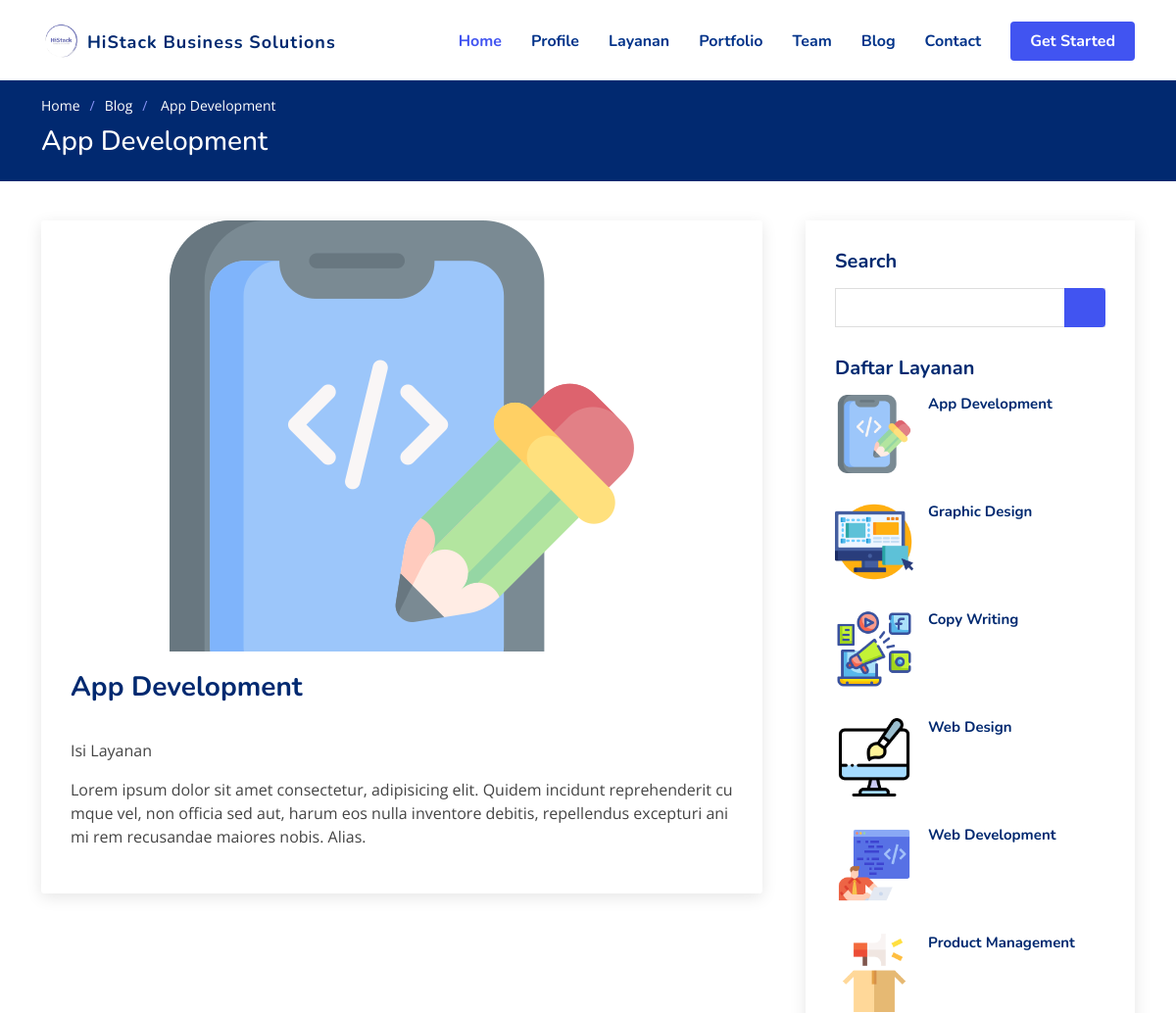
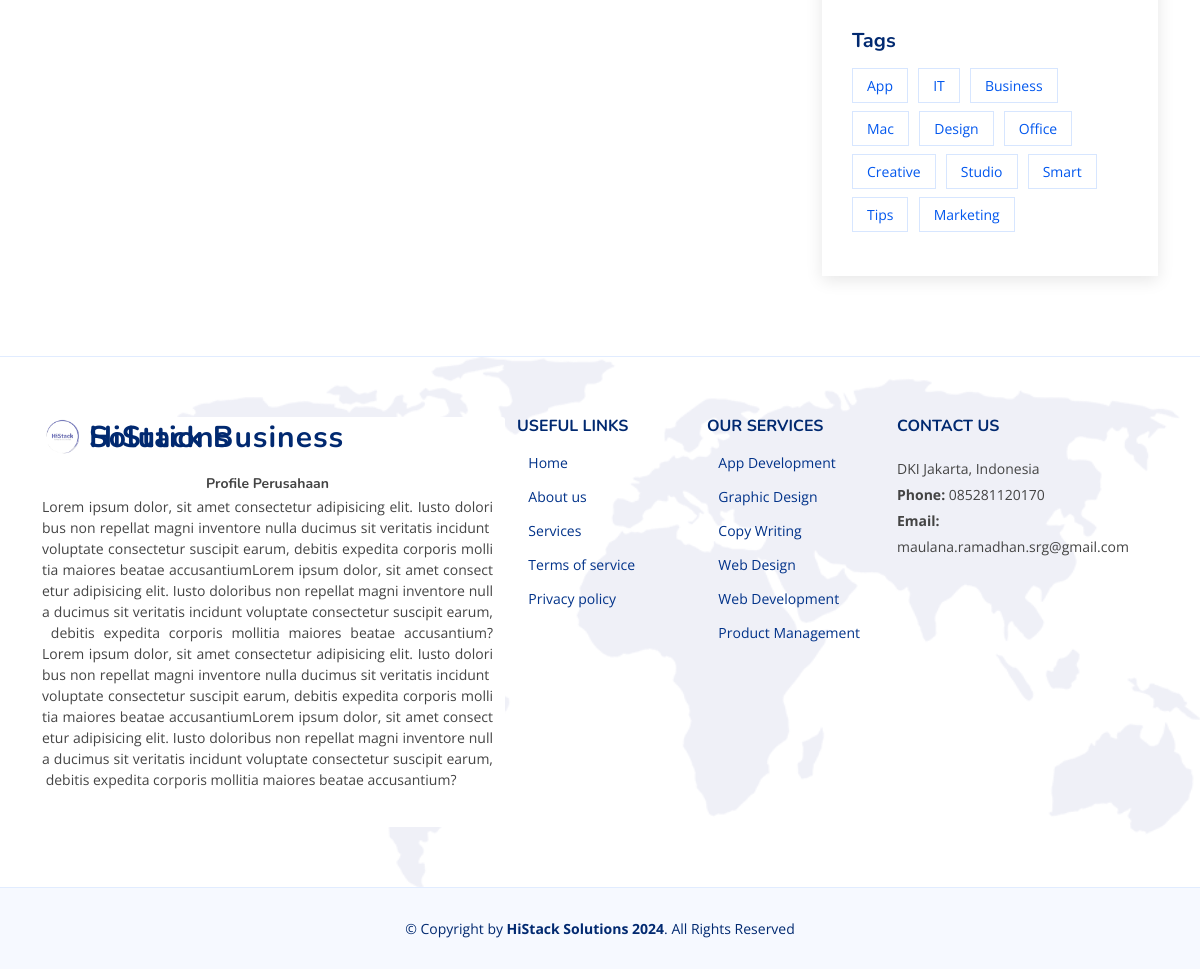
/home/detaillayanan/app-development, run on the app's committed database (2 pictures, top to bottom).
### tables this page shows
CREATE TABLE `tb_setting` (
  `id_setting` int(11) NOT NULL,
  `nama_perusahaan` varchar(255) NOT NULL,
  `alamat` varchar(255) NOT NULL,
  `no_telepon` varchar(20) NOT NULL,
  `email` varchar(255) NOT NULL,
  `profile` text NOT NULL,
  `visi` text NOT NULL,
  `misi` text NOT NULL,
  `sejarah` text NOT NULL,
  `image` varchar(255) NOT NULL
);

CREATE TABLE `tb_layanan` (
  `id_layanan` int(11) NOT NULL,
  `id_user` int(11) NOT NULL,
  `slug_layanan` varchar(255) NOT NULL,
  `judul_layanan` varchar(255) NOT NULL,
  `isi_layanan` text NOT NULL,
  `gambar_layanan` varchar(255) NOT NULL,
  `status_layanan` varchar(255) NOT NULL,
  `date_cretated` timestamp NOT NULL DEFAULT current_timestamp() ON UPDATE current_timestamp(),
  `last_modified` datetime NOT NULL
);

### application/views/front-end/layout/v_wrapper.php (called while the page is built)
<?php
require_once('v_head.php');
require_once('v_header.php');
require_once('v_nav.php');
require_once('v_content.php');
require_once('v_footer.php');

### application/controllers/Home.php (called while the page is built, shortened)
<?php
class Home extends CI_Controller
{
  public function __construct()
  {
    $this->load->model('M_berita');
    $this->load->model('M_kategori');
    $this->load->model('M_layanan');
    $this->load->model('M_Setting');
    $this->load->model('M_staff');
    $this->load->model('M_portfolio');
    $this->load->model('M_client');
    $this->load->model('M_dashboard');
    $this->load->model('M_values');
  }
  public function detailLayanan($slug_layanan)
  {
    $detail = $this->M_layanan->read($slug_layanan);
    $layanan = $this->M_layanan->daftar();
    $setting = $this->M_Setting->daftar();
    $image = $setting->image;
    $data = array(
      'title'   => $detail->judul_layanan,
      'isi'     => 'front-end/v_layanan_detail',
      'layanan' => $layanan,
      'detail'  => $detail,
      'setting' => $setting,
      'image'   => $image,
    );
    $this->load->view('front-end/layout/v_wrapper', $data, false);
  }
}

### index.php (called while the page is built, shortened)
<?php
require_once BASEPATH.'core/CodeIgniter.php';

### application/models/M_setting.php (called while the page is built, shortened)
<?php
class M_setting extends CI_Model
{
  public function daftar()
  {
    $this->db->select('*');
    $this->db->from('tb_setting');
    $this->db->order_by('id_setting', 'desc');
    return $this->db->get()->row();
  }
}

### application/views/front-end/layout/v_content.php (called while the page is built)
<?php
if ($isi) {
  $this->load->view($isi);
}

### application/models/M_layanan.php (called while the page is built, shortened)
<?php
class M_layanan extends CI_Model
{
  public function daftar()
  {
    $this->db->select('*');
    $this->db->from('tb_layanan');
    $this->db->join('tb_user', 'tb_user.id_user = tb_layanan.id_user', 'left');
    $this->db->order_by('id_layanan', 'desc');
    return $this->db->get()->result();
  }
  public function read($slug_layanan)
  {
    $this->db->select('*');
    $this->db->from('tb_layanan');
    $this->db->where('slug_layanan', $slug_layanan);
    return $this->db->get()->row();
  }
}

### application/views/front-end/v_layanan_detail.php (the view)
<main id="main">
  <section class="breadcrumbs">
    <div class="container">
      <ol>
        <li><a href="<?= base_url('home/#hero'); ?>">Home</a></li>
        <li><a href="<?= base_url('home/blog'); ?>">Blog</a></li>
        <li><?= $detail->judul_layanan; ?></li>
      </ol>
      <h2><?= $detail->judul_layanan; ?></h2>
    </div>
  </section>
  <section id="blog" class="blog">
    <div class="container" data-aos="fade-up">
      <div class="row">
        <div class="col-lg-8 entries">
          <div class="card entry entry-single">
            <div class="entry-img">
              <img src="<?= base_url('assets/img/layanan/') . $detail->gambar_layanan; ?>" alt="" class="img-responsive center-block d-block mx-auto">
            </div>
            <h2 class="entry-title">
              <a href=""><?= $detail->judul_layanan; ?></a>
            </h2>
            <div class="entry-content">
              <p><?= $detail->isi_layanan; ?></p>
            </div>
          </div>
        </div>
        <div class="col-lg-4">
          <div class="sidebar">
            <h3 class="sidebar-title">Search</h3>
            <div class="sidebar-item search-form">
              <form action="">
                <input type="text">
                <button type="submit"><i class="bi bi-search"></i></button>
              </form>
            </div>
            <h3 class="sidebar-title">Daftar Layanan</h3>
            <?php foreach ($layanan as $key => $value) :
              if ($value->status_layanan == "Publish") : ?>
                <div class="sidebar-item recent-posts">
                  <div class="post-item clearfix ">
                    <img src="<?= base_url('assets/img/layanan/') . $value->gambar_layanan; ?>" alt="">
                    <h4 class="">
                      <a href="<?= base_url('home/detaillayanan/' . $value->slug_layanan); ?>"><?= $value->judul_layanan; ?></a>
                    </h4>
                  </div>
                </div>
              <?php endif; ?>
            <?php endforeach; ?>
            <h3 class="sidebar-title">Tags</h3>
            <div class="sidebar-item tags">
              <ul>
                <li><a href="#">App</a></li>
                <li><a href="#">IT</a></li>
                <li><a href="#">Business</a></li>
                <li><a href="#">Mac</a></li>
                <li><a href="#">Design</a></li>
                <li><a href="#">Office</a></li>
                <li><a href="#">Creative</a></li>
                <li><a href="#">Studio</a></li>
                <li><a href="#">Smart</a></li>
                <li><a href="#">Tips</a></li>
                <li><a href="#">Marketing</a></li>
              </ul>
            </div>
          </div>
        </div>
      </div>
    </div>
  </section>
</main>

### application/views/front-end/layout/v_head.php (shortened to what this page needs)
<!DOCTYPE html>
<html lang="en">
<head>
  <link href="<?= base_url() ?>vendor/front-end/assets/vendor/bootstrap/css/bootstrap.min.css" rel="stylesheet">
  <link href="<?= base_url() ?>vendor/front-end/assets/vendor/bootstrap-icons/bootstrap-icons.css" rel="stylesheet">
  <link href="<?= base_url() ?>vendor/front-end/assets/vendor/aos/aos.css" rel="stylesheet">
  <link href="<?= base_url() ?>vendor/front-end/assets/vendor/remixicon/remixicon.css" rel="stylesheet">
  <link href="<?= base_url() ?>vendor/front-end/assets/vendor/swiper/swiper-bundle.min.css" rel="stylesheet">
  <link href="<?= base_url() ?>vendor/front-end/assets/vendor/glightbox/css/glightbox.min.css" rel="stylesheet">
  <link href="<?= base_url() ?>vendor/front-end/assets/css/style.css" rel="stylesheet">
</head>
<body>

### application/views/front-end/layout/v_header.php
<header id="header" class="header fixed-top">
  <div class="container-fluid container-xl d-flex align-items-center justify-content-between">
    <a href="<?= base_url('home/#hero'); ?>" class="logo d-flex align-items-center">
      <img src="<?= base_url('assets/img/company/') . $image; ?>" alt="">
      <span style="font-size: 18px;"><?= $setting->nama_perusahaan; ?></span>
    </a>

### application/views/front-end/layout/v_nav.php (shortened to what this page needs)
<nav id="navbar" class="navbar">
  <ul>
    <li><a class="nav-link scrollto active" href="<?= base_url('home/#hero'); ?>">Home</a></li>
    <li><a class="nav-link scrollto" href="<?= base_url('home/#about'); ?>">Profile</a></li>
    <li><a class="nav-link scrollto" href="<?= base_url('home/#services'); ?>">Layanan</a></li>
    <li><a class="nav-link scrollto" href="<?= base_url('home/#portfolio'); ?>">Portfolio</a></li>
    <li><a class="nav-link scrollto" href="<?= base_url('home/#team'); ?>">Team</a></li>
    <li><a href="<?= base_url('home/blog'); ?>">Blog</a></li>
    <li><a class="nav-link scrollto" href="<?= base_url('home/#contact'); ?>">Contact</a></li>
    <li><a class="getstarted scrollto" href="<?= base_url('home/#about'); ?>">Get Started</a></li>
  </ul>
</nav>
</div>
</header>

### application/views/front-end/layout/v_footer.php (shortened to what this page needs)
<footer id="footer" class="footer">
  <div class="footer-top">
    <div class="container">
      <div class="row gy-4">
        <div class="col-lg-5 col-md-12 footer-info card shadow-none">
          <a href="<?= base_url('home'); ?>" class="logo d-flex align-items-center">
            <img src="<?= base_url('assets/img/company/') . $image; ?>" alt="">
            <span><?= $setting->nama_perusahaan; ?></span>
          </a>
          <p><?= $setting->profile; ?></p>
          <div class="social-links mt-3">
            <a href="#" class="twitter"><i class="bi bi-twitter"></i></a>
            <a href="#" class="facebook"><i class="bi bi-facebook"></i></a>
            <a href="#" class="instagram"><i class="bi bi-instagram bx bxl-instagram"></i></a>
            <a href="#" class="linkedin"><i class="bi bi-linkedin bx bxl-linkedin"></i></a>
          </div>
        </div>
        <div class="col-lg-2 col-6 footer-links">
          <h4>Useful Links</h4>
          <ul>
            <li><i class="bi bi-chevron-right"></i> <a href="#">Home</a></li>
            <li><i class="bi bi-chevron-right"></i> <a href="#">About us</a></li>
            <li><i class="bi bi-chevron-right"></i> <a href="#">Services</a></li>
            <li><i class="bi bi-chevron-right"></i> <a href="#">Terms of service</a></li>
            <li><i class="bi bi-chevron-right"></i> <a href="#">Privacy policy</a></li>
          </ul>
        </div>
        <div class="col-lg-2 col-6 footer-links">
          <h4>Our Services</h4>
          <ul>
            <?php foreach ($layanan as $key => $value) : ?>
              <li><i class="bi bi-chevron-right"></i> <a href="#"><?= $value->judul_layanan; ?></a></li>
            <?php endforeach; ?>
          </ul>
        </div>
        <div class="col-lg-3 col-md-12 footer-contact text-center text-md-start">
          <h4>Contact Us</h4>
          <p>
            <?= $setting->alamat; ?> <br>
            <strong>Phone:</strong> <?= $setting->no_telepon; ?><br>
            <strong>Email:</strong> <?= $setting->email; ?><br>
          </p>
        </div>
      </div>
    </div>
  </div>
  <div class="container">
    <div class="copyright">
      &copy; Copyright by <strong> HiStack Solutions <span><?= date('Y'); ?></span></strong>. All Rights Reserved
    </div>
  </div>
</footer>
</body>
</html>

### data on the page
tb_setting: nama_perusahaan "HiStack Business Solutions", profile "Profile Perusahaan Lorem ipsum dolor, sit amet consectetur adipisicing elit. Iusto doloribus non repellat magni inventore nulla ducimus sit veritatis incidunt voluptate consectetur suscipit earum, debitis expedita corporis mollitia maiores beatae accusantiumLorem ipsum dolor, sit amet consectetur adipisicing elit. Iusto doloribus non repellat magni inventore nulla ducimus sit veritatis incidunt voluptate consectetur suscipit earum, debitis expedita corporis mollitia maiores beatae accusantium?Lorem ipsum dolor, sit amet consectetur adipisicing elit. Iusto doloribus non repellat magni inventore nulla ducimus sit veritatis incidunt voluptate consectetur suscipit earum, debitis expedita…", alamat "DKI Jakarta, Indonesia", no_telepon "085281120170", email "maulana.ramadhan.srg@gmail.com"
tb_layanan: judul_layanan "App Development", gambar_layanan (picture), isi_layanan "Isi Layanan Lorem ipsum dolor sit amet consectetur, adipisicing elit. Quidem incidunt reprehenderit cumque vel, non officia sed aut, harum eos nulla inventore debitis, repellendus excepturi animi rem recusandae maiores nobis. Alias."
tb_layanan: gambar_layanan (picture), judul_layanan "Graphic Design"
tb_layanan: gambar_layanan (picture), judul_layanan "Copy Writing"
tb_layanan: gambar_layanan (picture), judul_layanan "Web Design"
tb_layanan: gambar_layanan (picture), judul_layanan "Web Development"
tb_layanan: gambar_layanan (picture), judul_layanan "Product Management"
